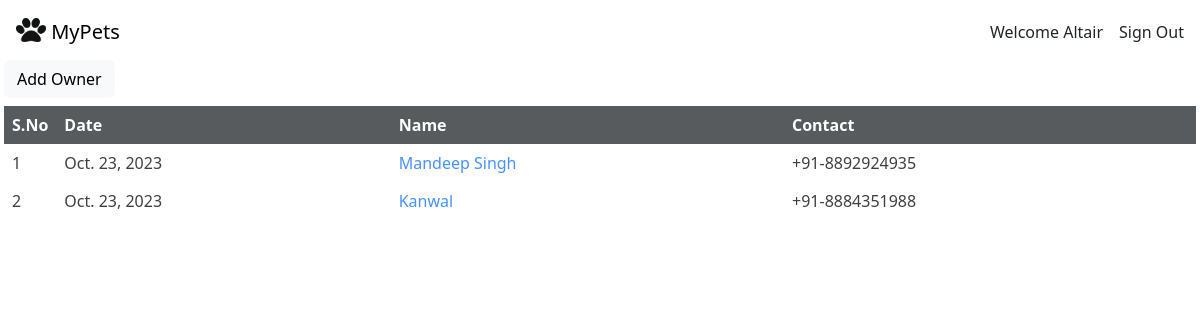
The app's page /pets/owner_list_route/ (signed in), older data.
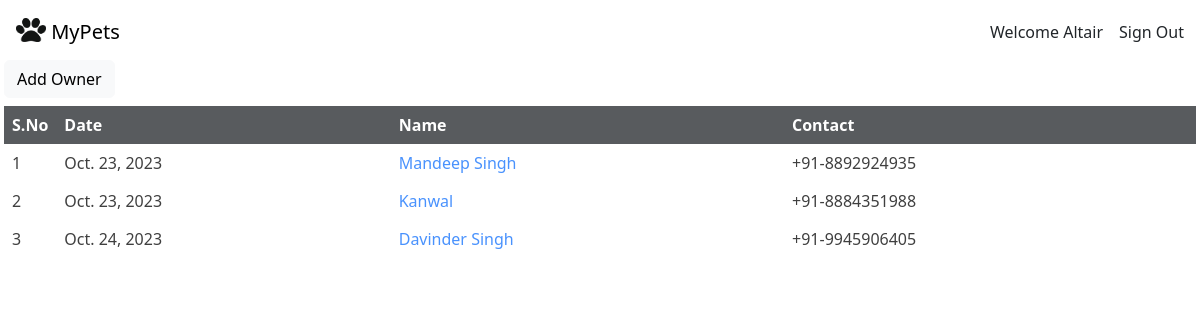
The same page, newer data.
### pets_app/models.py (models this page shows, shortened)
class OwnerModel(Model):
    owner_name = models.CharField(max_length=30)
    owner_contact_prefix = models.ForeignKey(to=CountryModel, on_delete=models.PROTECT, to_field='country_code')
    owner_contact = models.PositiveIntegerField(unique=True)
    owner_date = models.DateField(auto_created=True, auto_now_add=True)
    owner_city = models.CharField(max_length=30, default='Bengaluru')
    owner_state = models.CharField(max_length=30, default='Karnataka')
    owner_country = models.CharField(max_length=30, default='India')
    created_by = models.CharField(max_length=30, blank=True, null=True)
    updated_by = models.CharField(max_length=30, blank=True, null=True)

class CountryModel(Model):
    country_code = models.CharField(max_length=5, unique=True, primary_key=True)
    country_name = models.CharField(max_length=50, unique=True)
    def __str__(self):
        return f"{self.country_code}"

### pets_app/views.py (the view)
class OwnerListView(SomeLoginRequiredMixin, SomePermissionRequiredMixin, ListView):
    model = OwnerModel
    permission_required = 'pets_app.view_ownermodel'
    def get(self, request, *args, **kwargs):
        owners = OwnerModel.objects.all()
        s_no = []
        for item in range(len(owners)):
            s_no.append(item+1)
        return render(request=request, template_name='pets_app/ownermodel_list.html', context={'object_list':owners, 's_no':s_no})

### pets_app/mixins.py (called while the page is built, shortened)
    def dispatch(self, request, *args, **kwargs):
        if not request.user.is_authenticated:
            return self.handle_no_permission()
        else:
            return super().dispatch(request, *args, **kwargs)

    def get_permission_required(self):
        if isinstance(self.permission_required, str):
            perms = (self.permission_required,)
        else:
            perms = self.permission_required
        return perms

    def has_permission(self):
        perms = self.get_permission_required()
        return self.request.user.has_perms(perms)

    def dispatch(self, request, *args, **kwargs):
        return super().dispatch(request, *args, **kwargs)

### pets_app/templates/pets_app/ownermodel_list.html
{% extends 'pets.html' %}
{% block 'content' %}
    {% if perms.pets_app.add_ownermodel %}
    <div class="mb-2">
        <a class="text-decoration-none" href="{% url 'pets_app_name:owner_create_name' %}"><button type="button" class="btn btn-light">Add Owner</button></a>
    </div>
    {% endif %}
    {% if object_list %}
    <div class="d-flex">
        <div class="d-flex">
            <table class="table table-hover table-borderless opacity-75">
                <thead class="table-dark">
                    <th>S.No</th>
                </thead>
                {% if object_list %}
                    {% for num in s_no %}
                    <tr>
                        <td>{{num}}</td>
                    </tr>
                    {% endfor %}
                {% endif %}
            </table>
        </div>
    <table class="table table-hover table-borderless opacity-75">
        <thead class="table-dark">
            <th>Date</th><th>Name</th><th>Contact</th>
        </thead>
        <tbody>
            {% for owner in object_list %}
            <tr>
                <td>{{owner.owner_date}}</td>
                <td><a class="text-decoration-none" href="{% url 'pets_app_name:pet_list_name' owner.id %}">{{owner.owner_name | capfirst}}</a></td>
                <td>{{owner.owner_contact_prefix}}-{{owner.owner_contact}}</td>
            </tr>
            {% endfor %}
        </tbody>
    </table>
    {% endif %}
{% endblock %}

Row changes from the older to the newer data that the page shows:
added OwnerModel: owner_date "Oct. 24, 2023", owner_name "Davinder Singh", owner_contact_prefix "+91", owner_contact "9945906405"
Text that changed along with them:
new list line: "3"
